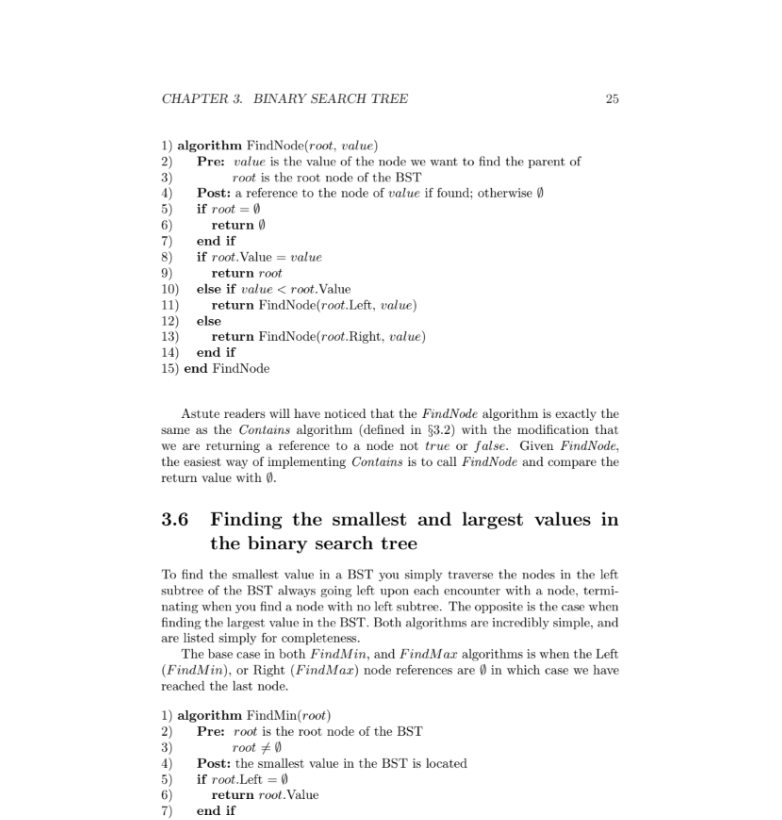
#> input picture Mini Document Scanner/image.png, 782 x 820 px
$ python file.py
#> lines starting #> are read from the running program, lines starting #| are printed output that depends on the picture; after the words box and inside, x2 and y2 are one past the last pixel; in counts of white or black regions, pixels touching at a corner belong together
import os

import cv2

img = cv2.imread("image.png") #to check if image exists
#> img is the input picture: shape (820, 782, 3); mean B, G, R 247.9, 247.9, 247.9
if img is None:
    raise SystemError("Image does not exit")

h, w = img.shape[:2] #print orignal shape
#> h = 820; w = 782
print(f"Original Size, {w}x{h}")
#| Original Size, 782x820

gray = cv2.cvtColor(img, cv2.COLOR_BGR2GRAY) #covert to grayscale


blur = cv2.GaussianBlur(gray, ( 7, 7),0) #to blur the image and reduce noise

_, scanned = cv2.threshold(blur, 0, 255, cv2.THRESH_BINARY + cv2.THRESH_OTSU) # to convert from grayscale to binary image
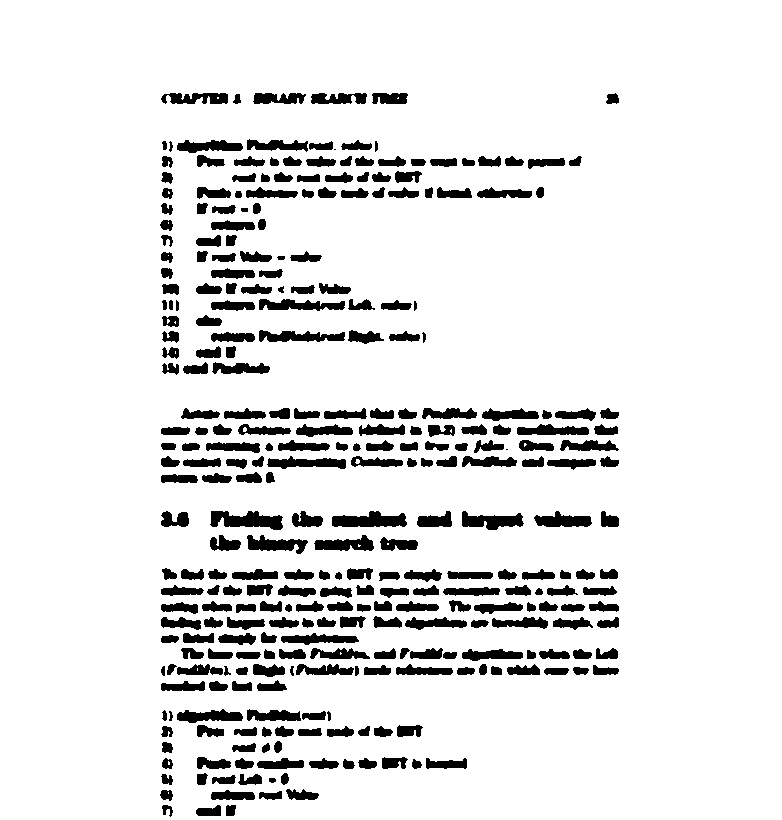
#> scanned: shape (820, 782); 90% white; 313 black regions (2 under 20 px), largest, box (x1, y1, x2, y2) and area: (210, 511, 283, 530) 898, (332, 511, 407, 527) 852, (462, 511, 524, 530) 708

new_width =500
new_height = 700
scanned_resize = cv2.resize(img, (new_width, new_height))
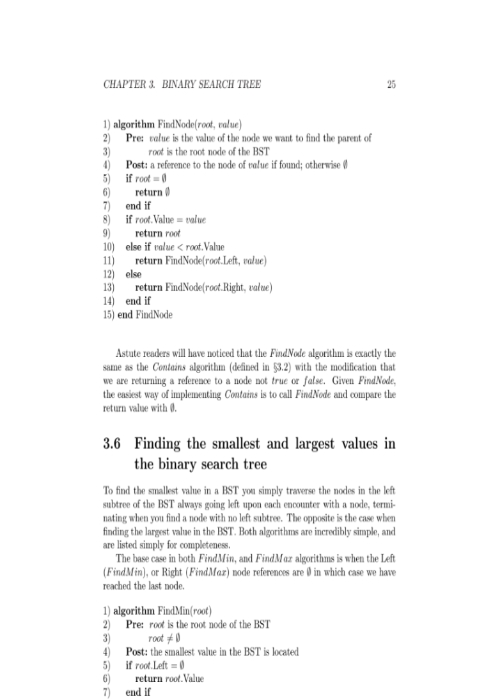
#> scanned_resize: shape (700, 500, 3); mean B, G, R 247.9, 247.9, 247.9

cv2.imshow("Original size", img)
cv2.imshow("Scanned Image", scanned_resize)
cv2.imwrite("Scanned_output.png", scanned_resize)
print('Saved Scanned Image ')
cv2.waitKey(0)
cv2.destroyAllWindows
